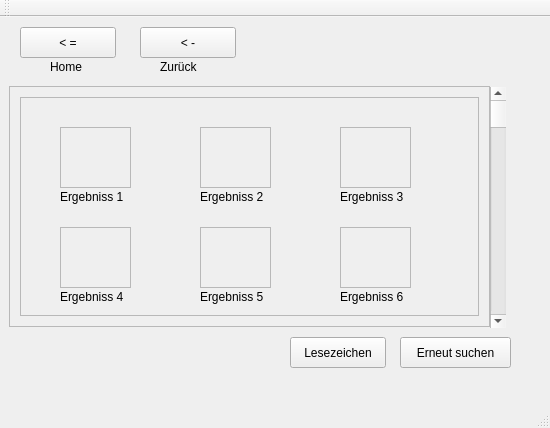
<?xml version="1.0" encoding="UTF-8"?>
<ui version="4.0">
 <class>MainWindow</class>
 <widget class="QMainWindow" name="MainWindow">
  <property name="geometry">
   <rect>
    <x>0</x>
    <y>0</y>
    <width>550</width>
    <height>428</height>
   </rect>
  </property>
  <property name="windowTitle">
   <string>MainWindow</string>
  </property>
  <widget class="QWidget" name="centralWidget">
   <widget class="QPushButton" name="pushButton">
    <property name="geometry">
     <rect>
      <x>20</x>
      <y>10</y>
      <width>96</width>
      <height>31</height>
     </rect>
    </property>
    <property name="text">
     <string>&lt; =</string>
    </property>
   </widget>
   <widget class="QPushButton" name="pushButton_2">
    <property name="geometry">
     <rect>
      <x>140</x>
      <y>10</y>
      <width>96</width>
      <height>31</height>
     </rect>
    </property>
    <property name="text">
     <string>&lt; -</string>
    </property>
   </widget>
   <widget class="QScrollBar" name="verticalScrollBar">
    <property name="geometry">
     <rect>
      <x>490</x>
      <y>70</y>
      <width>16</width>
      <height>241</height>
     </rect>
    </property>
    <property name="orientation">
     <enum>Qt::Vertical</enum>
    </property>
   </widget>
   <widget class="QScrollArea" name="scrollArea">
    <property name="geometry">
     <rect>
      <x>9</x>
      <y>69</y>
      <width>481</width>
      <height>241</height>
     </rect>
    </property>
    <property name="widgetResizable">
     <bool>true</bool>
    </property>
    <widget class="QWidget" name="scrollAreaWidgetContents">
     <property name="geometry">
      <rect>
       <x>0</x>
       <y>0</y>
       <width>479</width>
       <height>239</height>
      </rect>
     </property>
     <widget class="QWidget" name="gridLayoutWidget">
      <property name="geometry">
       <rect>
        <x>-1</x>
        <y>-1</y>
        <width>481</width>
        <height>241</height>
       </rect>
      </property>
      <layout class="QGridLayout" name="gridLayout_2">
       <item row="0" column="0">
        <widget class="QFrame" name="frame">
         <property name="frameShape">
          <enum>QFrame::StyledPanel</enum>
         </property>
         <property name="frameShadow">
          <enum>QFrame::Raised</enum>
         </property>
         <widget class="QFrame" name="frame_2">
          <property name="geometry">
           <rect>
            <x>40</x>
            <y>30</y>
            <width>71</width>
            <height>61</height>
           </rect>
          </property>
          <property name="frameShape">
           <enum>QFrame::StyledPanel</enum>
          </property>
          <property name="frameShadow">
           <enum>QFrame::Raised</enum>
          </property>
         </widget>
         <widget class="QFrame" name="frame_3">
          <property name="geometry">
           <rect>
            <x>180</x>
            <y>30</y>
            <width>71</width>
            <height>61</height>
           </rect>
          </property>
          <property name="frameShape">
           <enum>QFrame::StyledPanel</enum>
          </property>
          <property name="frameShadow">
           <enum>QFrame::Raised</enum>
          </property>
         </widget>
         <widget class="QFrame" name="frame_4">
          <property name="geometry">
           <rect>
            <x>320</x>
            <y>30</y>
            <width>71</width>
            <height>61</height>
           </rect>
          </property>
          <property name="frameShape">
           <enum>QFrame::StyledPanel</enum>
          </property>
          <property name="frameShadow">
           <enum>QFrame::Raised</enum>
          </property>
         </widget>
         <widget class="QFrame" name="frame_5">
          <property name="geometry">
           <rect>
            <x>40</x>
            <y>130</y>
            <width>71</width>
            <height>61</height>
           </rect>
          </property>
          <property name="frameShape">
           <enum>QFrame::StyledPanel</enum>
          </property>
          <property name="frameShadow">
           <enum>QFrame::Raised</enum>
          </property>
         </widget>
         <widget class="QFrame" name="frame_6">
          <property name="geometry">
           <rect>
            <x>180</x>
            <y>130</y>
            <width>71</width>
            <height>61</height>
           </rect>
          </property>
          <property name="frameShape">
           <enum>QFrame::StyledPanel</enum>
          </property>
          <property name="frameShadow">
           <enum>QFrame::Raised</enum>
          </property>
         </widget>
         <widget class="QFrame" name="frame_7">
          <property name="geometry">
           <rect>
            <x>320</x>
            <y>130</y>
            <width>71</width>
            <height>61</height>
           </rect>
          </property>
          <property name="frameShape">
           <enum>QFrame::StyledPanel</enum>
          </property>
          <property name="frameShadow">
           <enum>QFrame::Raised</enum>
          </property>
         </widget>
         <widget class="QLabel" name="label_3">
          <property name="geometry">
           <rect>
            <x>40</x>
            <y>90</y>
            <width>91</width>
            <height>21</height>
           </rect>
          </property>
          <property name="text">
           <string>&lt;html&gt;&lt;head/&gt;&lt;body&gt;&lt;p&gt;Ergebniss 1&lt;/p&gt;&lt;/body&gt;&lt;/html&gt;</string>
          </property>
         </widget>
         <widget class="QLabel" name="label_4">
          <property name="geometry">
           <rect>
            <x>180</x>
            <y>90</y>
            <width>91</width>
            <height>21</height>
           </rect>
          </property>
          <property name="text">
           <string>&lt;html&gt;&lt;head/&gt;&lt;body&gt;&lt;p&gt;Ergebniss 2&lt;/p&gt;&lt;/body&gt;&lt;/html&gt;</string>
          </property>
         </widget>
         <widget class="QLabel" name="label_5">
          <property name="geometry">
           <rect>
            <x>320</x>
            <y>90</y>
            <width>91</width>
            <height>21</height>
           </rect>
          </property>
          <property name="text">
           <string>&lt;html&gt;&lt;head/&gt;&lt;body&gt;&lt;p&gt;Ergebniss 3&lt;/p&gt;&lt;/body&gt;&lt;/html&gt;</string>
          </property>
         </widget>
         <widget class="QLabel" name="label_6">
          <property name="geometry">
           <rect>
            <x>40</x>
            <y>190</y>
            <width>91</width>
            <height>21</height>
           </rect>
          </property>
          <property name="text">
           <string>&lt;html&gt;&lt;head/&gt;&lt;body&gt;&lt;p&gt;Ergebniss 4&lt;/p&gt;&lt;/body&gt;&lt;/html&gt;</string>
          </property>
         </widget>
         <widget class="QLabel" name="label_7">
          <property name="geometry">
           <rect>
            <x>180</x>
            <y>190</y>
            <width>91</width>
            <height>21</height>
           </rect>
          </property>
          <property name="text">
           <string>&lt;html&gt;&lt;head/&gt;&lt;body&gt;&lt;p&gt;Ergebniss 5&lt;/p&gt;&lt;/body&gt;&lt;/html&gt;</string>
          </property>
         </widget>
         <widget class="QLabel" name="label_8">
          <property name="geometry">
           <rect>
            <x>320</x>
            <y>190</y>
            <width>91</width>
            <height>21</height>
           </rect>
          </property>
          <property name="text">
           <string>&lt;html&gt;&lt;head/&gt;&lt;body&gt;&lt;p&gt;Ergebniss 6&lt;/p&gt;&lt;/body&gt;&lt;/html&gt;</string>
          </property>
         </widget>
        </widget>
       </item>
      </layout>
     </widget>
    </widget>
   </widget>
   <widget class="QPushButton" name="pushButton_3">
    <property name="geometry">
     <rect>
      <x>290</x>
      <y>320</y>
      <width>96</width>
      <height>31</height>
     </rect>
    </property>
    <property name="text">
     <string>Lesezeichen</string>
    </property>
   </widget>
   <widget class="QPushButton" name="pushButton_4">
    <property name="geometry">
     <rect>
      <x>400</x>
      <y>320</y>
      <width>111</width>
      <height>31</height>
     </rect>
    </property>
    <property name="text">
     <string>Erneut suchen</string>
    </property>
   </widget>
   <widget class="QLabel" name="label">
    <property name="geometry">
     <rect>
      <x>50</x>
      <y>40</y>
      <width>66</width>
      <height>21</height>
     </rect>
    </property>
    <property name="text">
     <string>&lt;html&gt;&lt;head/&gt;&lt;body&gt;&lt;p&gt;Home&lt;/p&gt;&lt;/body&gt;&lt;/html&gt;</string>
    </property>
   </widget>
   <widget class="QLabel" name="label_2">
    <property name="geometry">
     <rect>
      <x>160</x>
      <y>40</y>
      <width>66</width>
      <height>21</height>
     </rect>
    </property>
    <property name="text">
     <string>&lt;html&gt;&lt;head/&gt;&lt;body&gt;&lt;p&gt;Zurück&lt;/p&gt;&lt;/body&gt;&lt;/html&gt;</string>
    </property>
   </widget>
  </widget>
  <widget class="QMenuBar" name="menuBar">
   <property name="geometry">
    <rect>
     <x>0</x>
     <y>0</y>
     <width>550</width>
     <height>27</height>
    </rect>
   </property>
  </widget>
  <widget class="QToolBar" name="mainToolBar">
   <attribute name="toolBarArea">
    <enum>TopToolBarArea</enum>
   </attribute>
   <attribute name="toolBarBreak">
    <bool>false</bool>
   </attribute>
  </widget>
  <widget class="QStatusBar" name="statusBar"/>
 </widget>
 <layoutdefault spacing="6" margin="11"/>
 <resources/>
 <connections/>
</ui>
